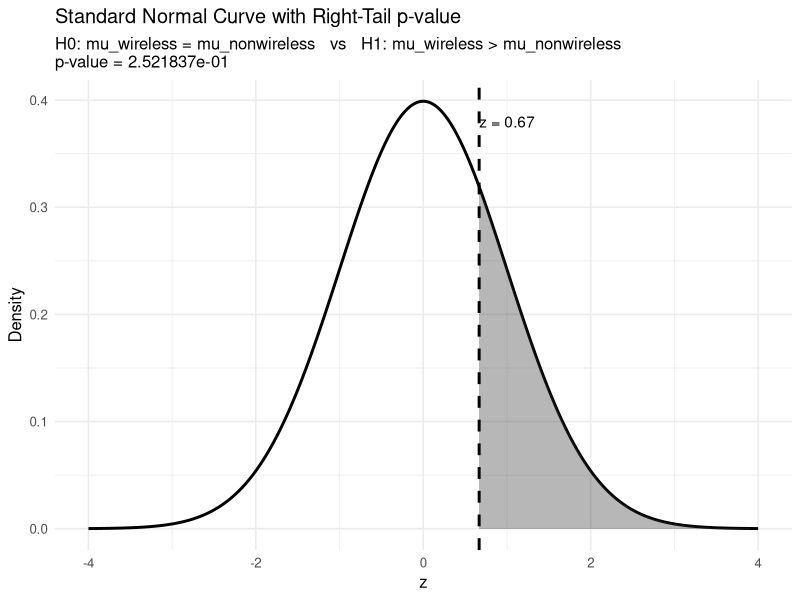

Source code (R):
# Load packages
library(readxl)
library(dplyr)
library(ggplot2)

# ------------------------------------------------------------
# 1. LOAD THE DATA
# ------------------------------------------------------------

customer_data <- read_excel("./outputs/26-04-16-20/customer_data_cleaned.xlsx")

# Convert columns that should be numeric but may be stored as text
numeric_cols <- c(
  "Region", "Age", "Education Years", "Employment Years", "Household Size",
  "Household Income", "Number Pets", "umber Pets", "Home Owner", "Car Value",
  "Commute Distance", "Credit Card Tenure", "TV Watching Hours",
  "Coupon Redemption", "Brand Tenure Months", "Monthly Spend ProductA",
  "Cumulative Spend ProductA", "Monthly Spend ProductB", "Cumulative Spend ProductB",
  "Monthly Spend ProductC", "Cumulative Spend ProductC", "Total Avg Monthly Spend",
  "High Value Customer"
)

numeric_cols <- intersect(numeric_cols, names(customer_data))

safe_numeric <- function(x) {
  as.numeric(gsub("[^0-9.-]", "", as.character(x)))
}

customer_data[numeric_cols] <- lapply(customer_data[numeric_cols], safe_numeric)

theme_set(theme_minimal(base_size = 12))

# ------------------------------------------------------------
# 2. CLEAN / PREP THE VARIABLES WE NEED
# ------------------------------------------------------------

# We only need:
# - Wireless Internet
# - Total Avg Monthly Spend
#
# This code safely converts Wireless Internet into 0/1 if needed.
# If it's already numeric, great.
# If it's text like "Yes"/"No", this tries to map it.

analysis_data <- customer_data %>%
  mutate(
    wireless_num = case_when(
      # already numeric 0/1
      suppressWarnings(!is.na(as.numeric(`Wireless Internet`))) ~ as.numeric(`Wireless Internet`),
      
      # common text versions
      tolower(as.character(`Wireless Internet`)) %in% c("yes", "y", "true", "1") ~ 1,
      tolower(as.character(`Wireless Internet`)) %in% c("no", "n", "false", "0") ~ 0,
      
      # anything else becomes NA
      TRUE ~ NA_real_
    )
  ) %>%
  select(wireless_num, `Total Avg Monthly Spend`) %>%
  filter(!is.na(wireless_num), !is.na(`Total Avg Monthly Spend`))

# Optional: check the first few rows
head(analysis_data)

# ------------------------------------------------------------
# 3. STATE THE HYPOTHESES
# ------------------------------------------------------------

cat("Null hypothesis H0: mean spend for wireless customers = mean spend for non-wireless customers\n")
cat("Alternative hypothesis H1: mean spend for wireless customers > mean spend for non-wireless customers\n\n")

# ------------------------------------------------------------
# 4. GET GROUP SUMMARY STATISTICS
# ------------------------------------------------------------

group_summary <- analysis_data %>%
  group_by(wireless_num) %>%
  summarise(
    n = n(),
    mean_spend = mean(`Total Avg Monthly Spend`),
    sd_spend = sd(`Total Avg Monthly Spend`)
  )

print(group_summary)

# Pull the values out for easier use
n1  <- group_summary$n[group_summary$wireless_num == 1]
x1  <- group_summary$mean_spend[group_summary$wireless_num == 1]
s1  <- group_summary$sd_spend[group_summary$wireless_num == 1]

n0  <- group_summary$n[group_summary$wireless_num == 0]
x0  <- group_summary$mean_spend[group_summary$wireless_num == 0]
s0  <- group_summary$sd_spend[group_summary$wireless_num == 0]

# ------------------------------------------------------------
# 5. CALCULATE THE Z TEST STATISTIC BY HAND
# ------------------------------------------------------------

# Standard error for difference in means
SE <- sqrt((s1^2 / n1) + (s0^2 / n0))

# z statistic
z_calc <- (x1 - x0) / SE

# One-tailed p-value because H1 is "greater than"
p_value <- 1 - pnorm(z_calc)

cat("\n--- Test Results ---\n")
cat("Mean spend (wireless = 1): ", round(x1, 2), "\n")
cat("Mean spend (wireless = 0): ", round(x0, 2), "\n")
cat("Difference in means: ", round(x1 - x0, 2), "\n")
cat("Standard error: ", round(SE, 4), "\n")
cat("z statistic: ", round(z_calc, 4), "\n")
cat("p-value: ", format(p_value, scientific = TRUE), "\n\n")

# ------------------------------------------------------------
# 6. DECISION AT ALPHA = 0.05
# ------------------------------------------------------------

alpha <- 0.05

if (p_value < alpha) {
  cat("Decision: Reject H0\n")
  cat("Conclusion: There is strong evidence that customers with wireless internet\n")
  cat("have a HIGHER average monthly spend than customers without wireless internet.\n")
} else {
  cat("Decision: Fail to reject H0\n")
  cat("Conclusion: There is not enough evidence that wireless customers spend more.\n")
}

# ------------------------------------------------------------
# 7. COMPARE WITH BUILT-IN t.test() AS A SANITY CHECK
# ------------------------------------------------------------

# Even though we manually used a z-style large-sample test,
# it's smart to compare with Welch's two-sample t-test.
# For a sample this large, the conclusion should be basically the same.

tt <- t.test(
  `Total Avg Monthly Spend` ~ wireless_num,
  data = analysis_data,
  alternative = "greater"
)

cat("\n--- Welch Two-Sample t-test (sanity check) ---\n")
print(tt)

# ------------------------------------------------------------
# 8. DRAW THE STANDARD NORMAL CURVE AND SHADE THE RIGHT TAIL
# ------------------------------------------------------------

# Create x-values for the standard normal curve
x_vals <- seq(-4, max(4, z_calc + 1), length.out = 2000)

# Standard normal density values
curve_data <- data.frame(
  x = x_vals,
  y = dnorm(x_vals)
)

# Data for the shaded p-value region (right tail beyond z_calc)
shade_data <- curve_data %>%
  filter(x >= z_calc)

# Plot
ggplot(curve_data, aes(x = x, y = y)) +
  geom_line(linewidth = 1) +
  geom_area(data = shade_data, aes(x = x, y = y), alpha = 0.35) +
  geom_vline(xintercept = z_calc, linetype = "dashed", linewidth = 1) +
  annotate(
    "text",
    x = min(z_calc, 3.5),
    y = 0.38,
    label = paste0("z = ", round(z_calc, 2)),
    hjust = ifelse(z_calc > 3.5, 1, 0)
  ) +
  labs(
    title = "Standard Normal Curve with Right-Tail p-value",
    subtitle = paste0(
      "H0: mu_wireless = mu_nonwireless   vs   H1: mu_wireless > mu_nonwireless\n",
      "p-value = ", format(p_value, scientific = TRUE)
    ),
    x = "z",
    y = "Density"
  )

# ------------------------------------------------------------
# 9. OPTIONAL: A MORE TEXTBOOK-LIKE WRITEUP
# ------------------------------------------------------------

cat("\n--- Textbook-style writeup ---\n")
cat(
  paste0(
    "For our test statistic z_calc = ", round(z_calc, 3),
    ", the p-value is ", format(p_value, scientific = TRUE), ".\n",
    "Because the p-value is less than alpha = 0.05, we reject H0.\n",
    "There is strong statistical evidence that customers with wireless internet\n",
    "have a higher average monthly spend than customers without wireless internet.\n"
  )
)
